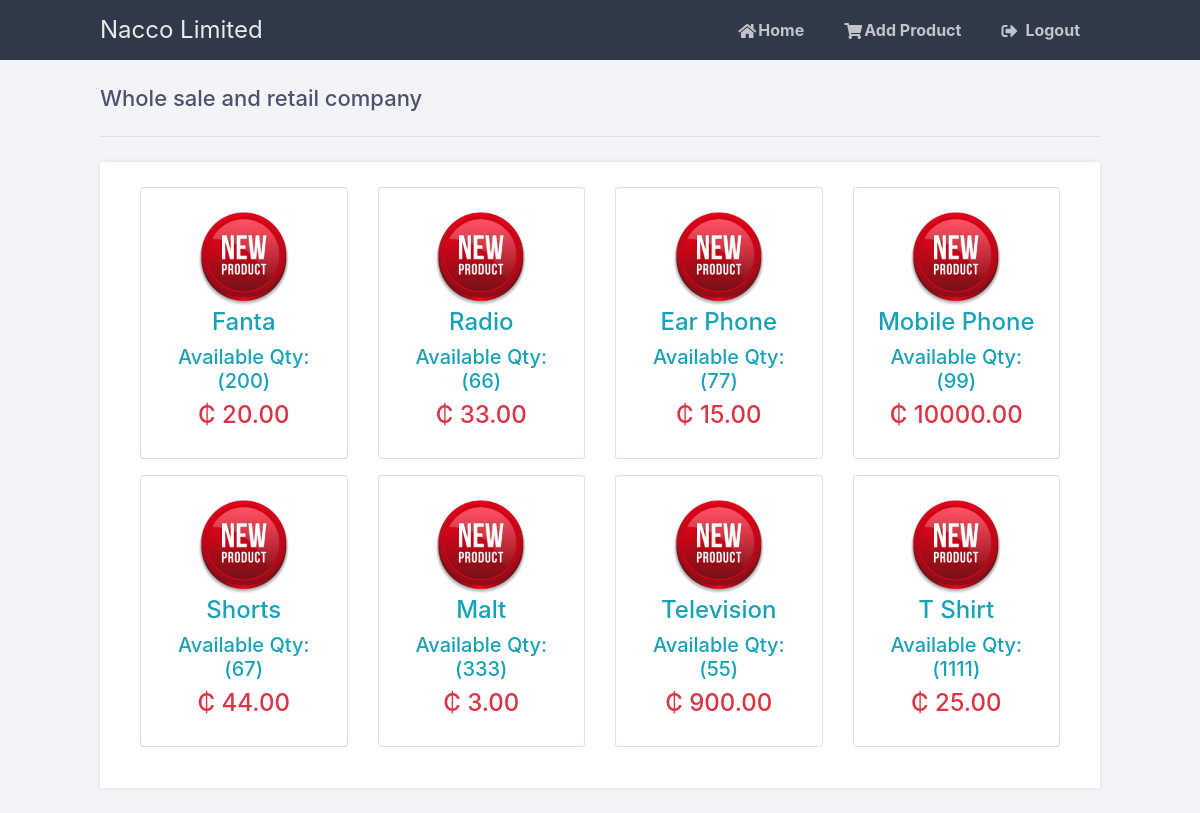
Screenshot of /screens/adminhome.php with the database file from the repository.
### tables this page shows
CREATE TABLE `tblproducts` (
  `product_id` int(11) NOT NULL,
  `product_name` varchar(50) NOT NULL,
  `quantity` int(11) NOT NULL DEFAULT 1,
  `price` int(20) NOT NULL,
  `profit` int(22) NOT NULL,
  `date_in` varchar(50) NOT NULL,
  `category_id` int(11) NOT NULL,
  `supplier_id` int(11) NOT NULL,
  `user_id` int(11) NOT NULL,
  `product_code` varchar(11) NOT NULL,
  `status` varchar(200) NOT NULL
);

### screens/prod_list_admin.php (the view, shortened to what this page needs)
<?php
require '../db/connection.php';
 ?>
<!DOCTYPE html>
<html>
<head>
</head>
<body>
<div class="row">
  <?php
  $query = "SELECT * FROM tblproducts WHERE quantity != 0 GROUP BY product_code";
$result = mysqli_query($conn, $query);
if (mysqli_num_rows($result)>0)
{
 while ($row=mysqli_fetch_array($result))
{
   ?>
<div class="col-lg-3">
  <div class="card mb-3">
    <div class="card-body">
      <form method="post" action="product.php?action=add&id=<?php echo $row["product_code"]; ?>">
         <center><img src="../Images/product.jpg" style="width: 100px">
         <h4 class="text-info"><?php echo $row["product_name"]; ?></h4>
         <h5 class="text-info">Available Qty:(<?php echo $row["quantity"]; ?>)</h5>
         <h4 class="text-danger">&#8373 <?php echo $row["price"]; ?>.00</h4>
     </form>
    </div>
  </div>
</div>
<?php
}
}
?>
</div>
</body>
</html>

### screens/adminhome.php
<!DOCTYPE html>
<html>
<?php	include '../db/header1.php'   ?>
	<body class="loggedin">
		<div class="content">
			<h2>Whole sale and retail company  </h2>
			<?php
			include 'prod_list_admin.php';
			?>
		</div>
	</body>
</html>

### db/header1.php (shortened to what this page needs)
<head>
	<link href="https://use.fontawesome.com/releases/v5.0.6/css/all.css" rel="stylesheet">
	<link rel="stylesheet" href="..\Css\homePage.css">
	<link href="../vendor/bootstrap/css/bootstrap.min.css" rel="stylesheet">
	<link href="../vendor/fontawesome-free/css/all.min.css" rel="stylesheet" type="text/css">
	<link href="../vendor/datatables/dataTables.bootstrap4.css" rel="stylesheet">
	<link href="../css/sb-admin.css" rel="stylesheet">
	<link href="../css/cart_style.css" rel="stylesheet">
</head>
<nav class="navtop">
	<div>
		<h1>Nacco Limited </h1>
		<a class="nav-link" href="../screens/adminhome.php">
			<i class="fas fa-fw fa-home"></i>
			<span> Home</span>
		</a>
		<a title="Order" class="nav-link" href="../screens/products/pro.php">
			<i class="fas fa-fw fa-shopping-cart"></i>Add Product</a>
		<a href="..\auth\logout.php"><i class="fas fa-sign-out-alt"></i>Logout</a>
	</div>
</nav>

### css/homePage.css (style rules this page uses)
.navtop { background-color: #2f3947; height: 60px; width: 100%; border: 0; }
.navtop div { display: flex; margin: 0 auto; width: 1000px; height: 100%; }
.navtop div h1, .navtop div a { display: inline-flex; align-items: center; }
.navtop div h1 { flex: 1; font-size: 24px; padding: 0; margin: 0; color: #eaebed; font-weight: normal; }
.navtop div a { padding: 0 20px; text-decoration: none; color: #c1c4c8; font-weight: bold; }
.navtop div a i { padding: 2px 8px 0 0; }
body.loggedin { background-color: #f3f4f7; }
.content { width: 1000px; margin: 0 auto; }
.content h2 { margin: 0; padding: 25px 0; font-size: 22px; border-bottom: 1px solid #e0e0e3; color: #4a536e; }
.content > p, .content > div { box-shadow: 0 0 5px 0 rgba(0, 0, 0, 0.1); margin: 25px 0; padding: 25px; background-color: #fff; }

### css/sb-admin.css (style rules this page uses)
html { position: relative; min-height: 100%; }
body { height: 100%; }
:root { --input-padding-x: 0.75rem; --input-padding-y: 0.75rem; }

### rows the page displays
tblproducts: product_name "Fanta", quantity "200", price "20"
tblproducts: product_name "Radio", quantity "66", price "33"
tblproducts: product_name "Ear Phone", quantity "77", price "15"
tblproducts: product_name "Mobile Phone", quantity "99", price "10000"
tblproducts: product_name "Shorts", quantity "67", price "44"
tblproducts: product_name "Malt", quantity "333", price "3"
tblproducts: product_name "Television", quantity "55", price "900"
tblproducts: product_name "T Shirt", quantity "1111", price "25"
